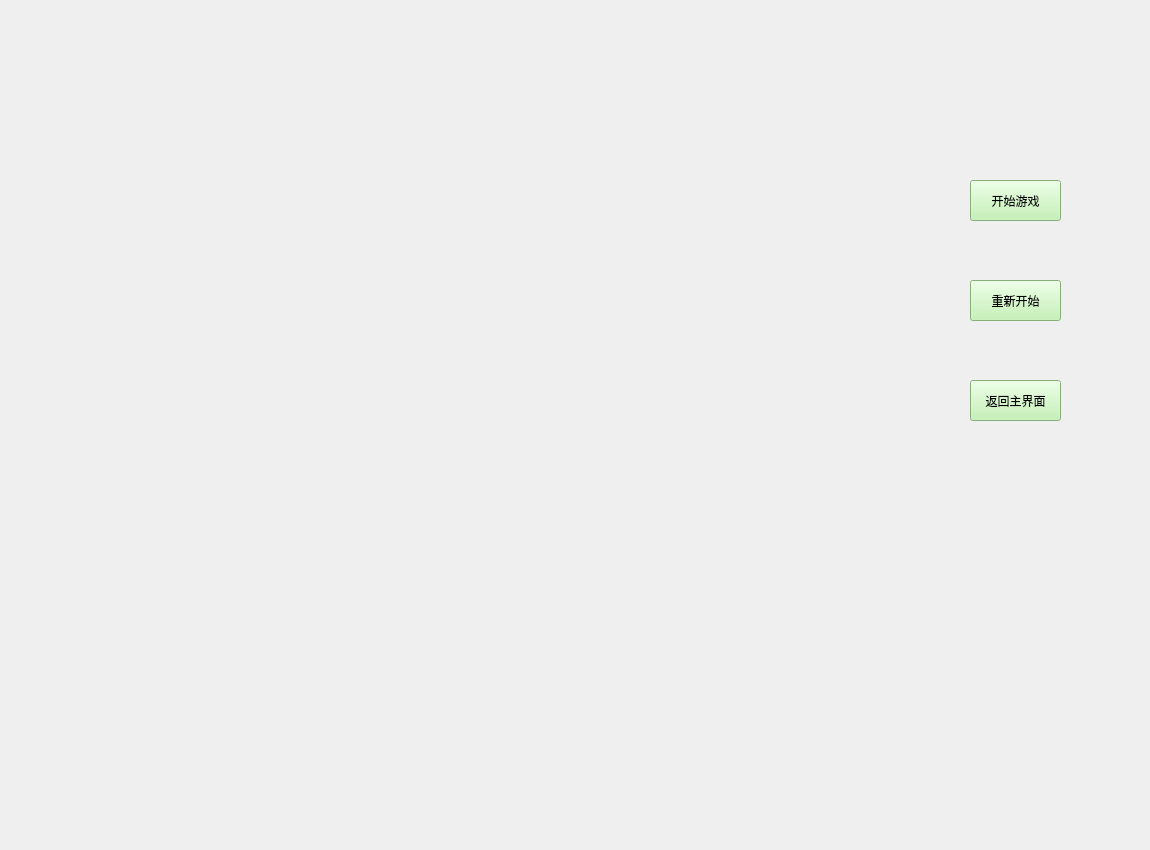
<?xml version="1.0" encoding="UTF-8"?>
<ui version="4.0">
 <class>ChessWindow1</class>
 <widget class="QFrame" name="ChessWindow1">
  <property name="geometry">
   <rect>
    <x>0</x>
    <y>0</y>
    <width>1150</width>
    <height>850</height>
   </rect>
  </property>
  <property name="windowTitle">
   <string>a</string>
  </property>
  <widget class="QPushButton" name="pushButton_begin">
   <property name="geometry">
    <rect>
     <x>970</x>
     <y>180</y>
     <width>91</width>
     <height>41</height>
    </rect>
   </property>
   <property name="font">
    <font>
     <family>微软雅黑</family>
    </font>
   </property>
   <property name="styleSheet">
    <string notr="true">background-color: rgb(187, 241, 169);</string>
   </property>
   <property name="text">
    <string>开始游戏</string>
   </property>
  </widget>
  <widget class="QPushButton" name="pushButton_restart">
   <property name="geometry">
    <rect>
     <x>970</x>
     <y>280</y>
     <width>91</width>
     <height>41</height>
    </rect>
   </property>
   <property name="font">
    <font>
     <family>微软雅黑</family>
    </font>
   </property>
   <property name="styleSheet">
    <string notr="true">background-color: rgb(187, 241, 169);</string>
   </property>
   <property name="text">
    <string>重新开始</string>
   </property>
  </widget>
  <widget class="QPushButton" name="pushButton_return">
   <property name="geometry">
    <rect>
     <x>970</x>
     <y>380</y>
     <width>91</width>
     <height>41</height>
    </rect>
   </property>
   <property name="font">
    <font>
     <family>微软雅黑</family>
    </font>
   </property>
   <property name="styleSheet">
    <string notr="true">background-color: rgb(187, 241, 169);</string>
   </property>
   <property name="text">
    <string>返回主界面</string>
   </property>
  </widget>
 </widget>
 <resources/>
 <connections/>
</ui>
